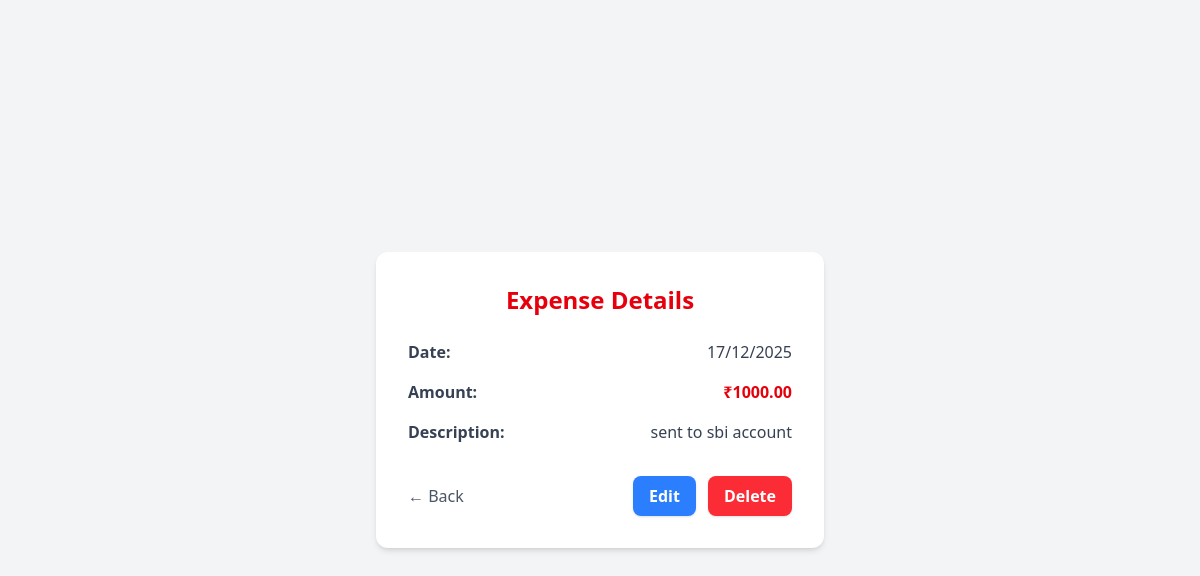
Screenshot of /mysaving/expenseView/1/ with the database file from the repository.
### mysaving/models.py (models this page shows, shortened)
class Expense(models.Model):
    exp_desc = models.CharField(max_length=150)
    exp_amount = models.DecimalField(max_digits=10,decimal_places=2)
    exp_date = models.DateField()

### mysaving/views.py (the view)
# urls.py: path('expenseView/<int:id>/',views.expenseView,name='expenseView'),
def expenseView(request,id):
    expense = Expense.objects.get(id=id)
    context = {
        'expense' : expense
    }
    return render(request,'mysaving/expenseView.html',context)

### mysaving/templates/mysaving/expenseView.html (shortened to what this page needs)
<!DOCTYPE html>
<html lang="en">
<head>
    <script src="https://cdn.jsdelivr.net/npm/@tailwindcss/browser@4"></script>
</head>
<body class="bg-gray-100 min-h-screen flex items-center justify-center">
    <div class="bg-white w-full max-w-md p-8 rounded-xl shadow-md">
        <h2 class="text-2xl font-bold text-red-600 mb-6 text-center">
            Expense Details
        </h2>
        <div class="space-y-4 text-gray-700">
            <div class="flex justify-between">
                <span class="font-semibold">Date:</span>
                <span>{{ expense.exp_date|date:"d/m/Y" }}</span>
            </div>
            <div class="flex justify-between">
                <span class="font-semibold">Amount:</span>
                <span class="text-red-600 font-bold">
                    ₹{{ expense.exp_amount }}
                </span>
            </div>
            <div class="flex justify-between">
                <span class="font-semibold">Description:</span>
                <span>{{ expense.exp_desc }}</span>
            </div>
        </div>
        <div class="flex justify-between items-center mt-8">
            <a href="{% url 'mysaving:mysaving_home' %}"
               class="text-gray-600 hover:underline">
                ← Back
            </a>
            <div class="flex gap-3">
                <a href="{% url 'mysaving:expenseEdit' expense.id %}"
                   class="bg-blue-500 hover:bg-blue-600 text-white px-4 py-2 rounded-lg font-semibold shadow">
                    Edit
                </a>
                <a href="{% url 'mysaving:expenseDelete' expense.id %}"
                   onclick="return confirm('Are you sure you want to delete this expense?');"
                   class="bg-red-500 hover:bg-red-600 text-white px-4 py-2 rounded-lg font-semibold shadow">
                    Delete
                </a>
            </div>
        </div>
    </div>
</body>
</html>

### rows the page displays
Expense: exp_date "17/12/2025", exp_amount "1000.00", exp_desc "sent to sbi account"
